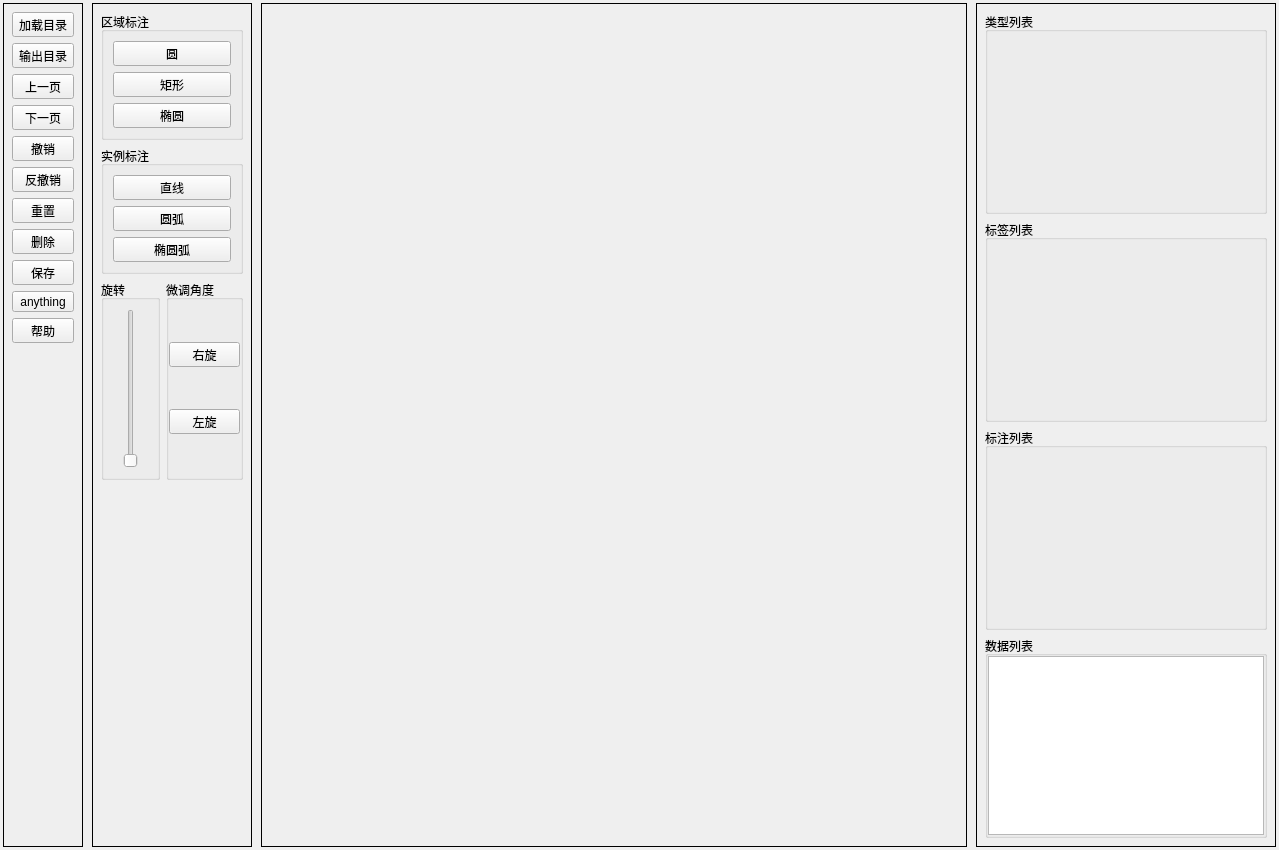
<?xml version="1.0" encoding="UTF-8"?>
<ui version="4.0">
 <class>SNet</class>
 <widget class="QWidget" name="SNet">
  <property name="geometry">
   <rect>
    <x>0</x>
    <y>0</y>
    <width>1279</width>
    <height>850</height>
   </rect>
  </property>
  <property name="windowTitle">
   <string>Form</string>
  </property>
  <layout class="QHBoxLayout" name="horizontalLayout">
   <property name="spacing">
    <number>9</number>
   </property>
   <property name="leftMargin">
    <number>3</number>
   </property>
   <property name="topMargin">
    <number>3</number>
   </property>
   <property name="rightMargin">
    <number>3</number>
   </property>
   <property name="bottomMargin">
    <number>3</number>
   </property>
   <item>
    <widget class="QWidget" name="widget" native="true">
     <property name="sizePolicy">
      <sizepolicy hsizetype="Maximum" vsizetype="Preferred">
       <horstretch>0</horstretch>
       <verstretch>0</verstretch>
      </sizepolicy>
     </property>
     <property name="minimumSize">
      <size>
       <width>80</width>
       <height>0</height>
      </size>
     </property>
     <property name="maximumSize">
      <size>
       <width>80</width>
       <height>16777215</height>
      </size>
     </property>
     <property name="styleSheet">
      <string notr="true">#widget{
 border:1px solid black;
}
</string>
     </property>
     <layout class="QVBoxLayout" name="verticalLayout">
      <item>
       <widget class="QToolButton" name="pushButton">
        <property name="text">
         <string>加载目录</string>
        </property>
       </widget>
      </item>
      <item>
       <widget class="QToolButton" name="pushButton_11">
        <property name="text">
         <string>输出目录</string>
        </property>
       </widget>
      </item>
      <item>
       <widget class="QToolButton" name="pushButton_9">
        <property name="sizePolicy">
         <sizepolicy hsizetype="Expanding" vsizetype="Fixed">
          <horstretch>0</horstretch>
          <verstretch>0</verstretch>
         </sizepolicy>
        </property>
        <property name="text">
         <string>上一页</string>
        </property>
       </widget>
      </item>
      <item>
       <widget class="QToolButton" name="pushButton_12">
        <property name="sizePolicy">
         <sizepolicy hsizetype="Expanding" vsizetype="Fixed">
          <horstretch>0</horstretch>
          <verstretch>0</verstretch>
         </sizepolicy>
        </property>
        <property name="text">
         <string>下一页</string>
        </property>
       </widget>
      </item>
      <item>
       <widget class="QToolButton" name="pushButton_2">
        <property name="sizePolicy">
         <sizepolicy hsizetype="Expanding" vsizetype="Fixed">
          <horstretch>0</horstretch>
          <verstretch>0</verstretch>
         </sizepolicy>
        </property>
        <property name="text">
         <string>撤销</string>
        </property>
       </widget>
      </item>
      <item>
       <widget class="QToolButton" name="pushButton_3">
        <property name="sizePolicy">
         <sizepolicy hsizetype="Expanding" vsizetype="Fixed">
          <horstretch>0</horstretch>
          <verstretch>0</verstretch>
         </sizepolicy>
        </property>
        <property name="text">
         <string>反撤销</string>
        </property>
       </widget>
      </item>
      <item>
       <widget class="QToolButton" name="pushButton_4">
        <property name="sizePolicy">
         <sizepolicy hsizetype="Expanding" vsizetype="Fixed">
          <horstretch>0</horstretch>
          <verstretch>0</verstretch>
         </sizepolicy>
        </property>
        <property name="text">
         <string>重置</string>
        </property>
       </widget>
      </item>
      <item>
       <widget class="QToolButton" name="pushButton_15">
        <property name="sizePolicy">
         <sizepolicy hsizetype="Expanding" vsizetype="Fixed">
          <horstretch>0</horstretch>
          <verstretch>0</verstretch>
         </sizepolicy>
        </property>
        <property name="text">
         <string>删除</string>
        </property>
       </widget>
      </item>
      <item>
       <widget class="QToolButton" name="pushButton_16">
        <property name="sizePolicy">
         <sizepolicy hsizetype="Expanding" vsizetype="Fixed">
          <horstretch>0</horstretch>
          <verstretch>0</verstretch>
         </sizepolicy>
        </property>
        <property name="text">
         <string>保存</string>
        </property>
       </widget>
      </item>
      <item>
       <widget class="QToolButton" name="pushButton_20">
        <property name="sizePolicy">
         <sizepolicy hsizetype="Expanding" vsizetype="Fixed">
          <horstretch>0</horstretch>
          <verstretch>0</verstretch>
         </sizepolicy>
        </property>
        <property name="text">
         <string>anything</string>
        </property>
       </widget>
      </item>
      <item>
       <widget class="QToolButton" name="pushButton_18">
        <property name="sizePolicy">
         <sizepolicy hsizetype="Expanding" vsizetype="Fixed">
          <horstretch>0</horstretch>
          <verstretch>0</verstretch>
         </sizepolicy>
        </property>
        <property name="text">
         <string>帮助</string>
        </property>
       </widget>
      </item>
      <item>
       <spacer name="verticalSpacer_2">
        <property name="orientation">
         <enum>Qt::Vertical</enum>
        </property>
        <property name="sizeHint" stdset="0">
         <size>
          <width>20</width>
          <height>723</height>
         </size>
        </property>
       </spacer>
      </item>
     </layout>
    </widget>
   </item>
   <item>
    <widget class="QWidget" name="widget_2" native="true">
     <property name="sizePolicy">
      <sizepolicy hsizetype="Maximum" vsizetype="Preferred">
       <horstretch>0</horstretch>
       <verstretch>0</verstretch>
      </sizepolicy>
     </property>
     <property name="minimumSize">
      <size>
       <width>160</width>
       <height>0</height>
      </size>
     </property>
     <property name="maximumSize">
      <size>
       <width>160</width>
       <height>16777215</height>
      </size>
     </property>
     <property name="styleSheet">
      <string notr="true">#widget_2{
 border:1px solid black;
}</string>
     </property>
     <layout class="QVBoxLayout" name="verticalLayout_5">
      <item>
       <widget class="QGroupBox" name="groupBox_5">
        <property name="title">
         <string>区域标注</string>
        </property>
        <layout class="QVBoxLayout" name="verticalLayout_7">
         <property name="leftMargin">
          <number>9</number>
         </property>
         <property name="topMargin">
          <number>9</number>
         </property>
         <item>
          <widget class="QToolButton" name="pushButton_8">
           <property name="sizePolicy">
            <sizepolicy hsizetype="Expanding" vsizetype="Fixed">
             <horstretch>0</horstretch>
             <verstretch>0</verstretch>
            </sizepolicy>
           </property>
           <property name="text">
            <string>圆</string>
           </property>
          </widget>
         </item>
         <item>
          <widget class="QToolButton" name="pushButton_6">
           <property name="sizePolicy">
            <sizepolicy hsizetype="Expanding" vsizetype="Fixed">
             <horstretch>0</horstretch>
             <verstretch>0</verstretch>
            </sizepolicy>
           </property>
           <property name="text">
            <string>矩形</string>
           </property>
          </widget>
         </item>
         <item>
          <widget class="QToolButton" name="pushButton_7">
           <property name="sizePolicy">
            <sizepolicy hsizetype="Expanding" vsizetype="Fixed">
             <horstretch>0</horstretch>
             <verstretch>0</verstretch>
            </sizepolicy>
           </property>
           <property name="text">
            <string>椭圆</string>
           </property>
          </widget>
         </item>
        </layout>
       </widget>
      </item>
      <item>
       <widget class="QGroupBox" name="groupBox_8">
        <property name="title">
         <string>实例标注</string>
        </property>
        <layout class="QVBoxLayout" name="verticalLayout_4">
         <item>
          <widget class="QToolButton" name="pushButton_5">
           <property name="sizePolicy">
            <sizepolicy hsizetype="MinimumExpanding" vsizetype="Fixed">
             <horstretch>0</horstretch>
             <verstretch>0</verstretch>
            </sizepolicy>
           </property>
           <property name="text">
            <string>直线</string>
           </property>
          </widget>
         </item>
         <item>
          <widget class="QToolButton" name="pushButton_10">
           <property name="sizePolicy">
            <sizepolicy hsizetype="MinimumExpanding" vsizetype="Fixed">
             <horstretch>0</horstretch>
             <verstretch>0</verstretch>
            </sizepolicy>
           </property>
           <property name="text">
            <string>圆弧</string>
           </property>
          </widget>
         </item>
         <item>
          <widget class="QToolButton" name="pushButton_17">
           <property name="sizePolicy">
            <sizepolicy hsizetype="MinimumExpanding" vsizetype="Fixed">
             <horstretch>0</horstretch>
             <verstretch>0</verstretch>
            </sizepolicy>
           </property>
           <property name="text">
            <string>椭圆弧</string>
           </property>
          </widget>
         </item>
        </layout>
       </widget>
      </item>
      <item>
       <layout class="QHBoxLayout" name="horizontalLayout_2">
        <item>
         <widget class="QGroupBox" name="groupBox_6">
          <property name="sizePolicy">
           <sizepolicy hsizetype="Preferred" vsizetype="Expanding">
            <horstretch>0</horstretch>
            <verstretch>0</verstretch>
           </sizepolicy>
          </property>
          <property name="minimumSize">
           <size>
            <width>0</width>
            <height>200</height>
           </size>
          </property>
          <property name="maximumSize">
           <size>
            <width>16777215</width>
            <height>200</height>
           </size>
          </property>
          <property name="title">
           <string>旋转</string>
          </property>
          <layout class="QHBoxLayout" name="horizontalLayout_7">
           <property name="leftMargin">
            <number>0</number>
           </property>
           <property name="topMargin">
            <number>9</number>
           </property>
           <property name="rightMargin">
            <number>0</number>
           </property>
           <item>
            <spacer name="horizontalSpacer_2">
             <property name="orientation">
              <enum>Qt::Horizontal</enum>
             </property>
             <property name="sizeHint" stdset="0">
              <size>
               <width>40</width>
               <height>20</height>
              </size>
             </property>
            </spacer>
           </item>
           <item>
            <widget class="QSlider" name="verticalSlider">
             <property name="sizePolicy">
              <sizepolicy hsizetype="Fixed" vsizetype="Expanding">
               <horstretch>0</horstretch>
               <verstretch>200</verstretch>
              </sizepolicy>
             </property>
             <property name="orientation">
              <enum>Qt::Vertical</enum>
             </property>
            </widget>
           </item>
           <item>
            <spacer name="horizontalSpacer">
             <property name="orientation">
              <enum>Qt::Horizontal</enum>
             </property>
             <property name="sizeHint" stdset="0">
              <size>
               <width>40</width>
               <height>20</height>
              </size>
             </property>
            </spacer>
           </item>
          </layout>
         </widget>
        </item>
        <item>
         <widget class="QGroupBox" name="groupBox_7">
          <property name="title">
           <string>微调角度</string>
          </property>
          <layout class="QVBoxLayout" name="verticalLayout_3">
           <property name="spacing">
            <number>0</number>
           </property>
           <property name="leftMargin">
            <number>0</number>
           </property>
           <property name="topMargin">
            <number>0</number>
           </property>
           <property name="rightMargin">
            <number>0</number>
           </property>
           <property name="bottomMargin">
            <number>0</number>
           </property>
           <item>
            <widget class="QToolButton" name="pushButton_13">
             <property name="sizePolicy">
              <sizepolicy hsizetype="Preferred" vsizetype="Fixed">
               <horstretch>0</horstretch>
               <verstretch>0</verstretch>
              </sizepolicy>
             </property>
             <property name="text">
              <string>右旋</string>
             </property>
            </widget>
           </item>
           <item>
            <widget class="QToolButton" name="pushButton_14">
             <property name="sizePolicy">
              <sizepolicy hsizetype="Preferred" vsizetype="Fixed">
               <horstretch>0</horstretch>
               <verstretch>0</verstretch>
              </sizepolicy>
             </property>
             <property name="text">
              <string>左旋</string>
             </property>
            </widget>
           </item>
          </layout>
         </widget>
        </item>
       </layout>
      </item>
      <item>
       <spacer name="verticalSpacer">
        <property name="orientation">
         <enum>Qt::Vertical</enum>
        </property>
        <property name="sizeHint" stdset="0">
         <size>
          <width>20</width>
          <height>623</height>
         </size>
        </property>
       </spacer>
      </item>
     </layout>
    </widget>
   </item>
   <item>
    <widget class="QWidget" name="widget_3" native="true">
     <property name="sizePolicy">
      <sizepolicy hsizetype="MinimumExpanding" vsizetype="MinimumExpanding">
       <horstretch>0</horstretch>
       <verstretch>0</verstretch>
      </sizepolicy>
     </property>
     <property name="styleSheet">
      <string notr="true">#widget_3{
 border:1px solid black;
}</string>
     </property>
    </widget>
   </item>
   <item>
    <widget class="QWidget" name="widget_4" native="true">
     <property name="minimumSize">
      <size>
       <width>300</width>
       <height>0</height>
      </size>
     </property>
     <property name="maximumSize">
      <size>
       <width>300</width>
       <height>16777215</height>
      </size>
     </property>
     <property name="styleSheet">
      <string notr="true">#widget_4{
 border:1px solid black;
}
</string>
     </property>
     <layout class="QVBoxLayout" name="verticalLayout_8" stretch="1,1,1,1">
      <item>
       <widget class="QGroupBox" name="groupBox_4">
        <property name="title">
         <string>类型列表</string>
        </property>
        <layout class="QHBoxLayout" name="horizontalLayout_3">
         <property name="spacing">
          <number>0</number>
         </property>
         <property name="leftMargin">
          <number>0</number>
         </property>
         <property name="topMargin">
          <number>0</number>
         </property>
         <property name="rightMargin">
          <number>0</number>
         </property>
         <property name="bottomMargin">
          <number>0</number>
         </property>
         <item>
          <widget class="QWidget" name="widget_8" native="true"/>
         </item>
         <item>
          <widget class="QWidget" name="widget_9" native="true"/>
         </item>
        </layout>
       </widget>
      </item>
      <item>
       <widget class="QGroupBox" name="groupBox_3">
        <property name="title">
         <string>标签列表</string>
        </property>
        <layout class="QHBoxLayout" name="horizontalLayout_6">
         <property name="spacing">
          <number>0</number>
         </property>
         <property name="leftMargin">
          <number>0</number>
         </property>
         <property name="topMargin">
          <number>0</number>
         </property>
         <property name="rightMargin">
          <number>0</number>
         </property>
         <property name="bottomMargin">
          <number>0</number>
         </property>
         <item>
          <widget class="QWidget" name="widget_5" native="true"/>
         </item>
        </layout>
       </widget>
      </item>
      <item>
       <widget class="QGroupBox" name="groupBox_2">
        <property name="title">
         <string>标注列表</string>
        </property>
        <layout class="QHBoxLayout" name="horizontalLayout_5">
         <property name="spacing">
          <number>0</number>
         </property>
         <property name="leftMargin">
          <number>0</number>
         </property>
         <property name="topMargin">
          <number>0</number>
         </property>
         <property name="rightMargin">
          <number>0</number>
         </property>
         <property name="bottomMargin">
          <number>0</number>
         </property>
         <item>
          <widget class="QWidget" name="widget_6" native="true"/>
         </item>
         <item>
          <widget class="QWidget" name="widget_7" native="true"/>
         </item>
        </layout>
       </widget>
      </item>
      <item>
       <widget class="QGroupBox" name="groupBox">
        <property name="title">
         <string>数据列表</string>
        </property>
        <layout class="QHBoxLayout" name="horizontalLayout_4">
         <property name="spacing">
          <number>0</number>
         </property>
         <property name="leftMargin">
          <number>0</number>
         </property>
         <property name="topMargin">
          <number>0</number>
         </property>
         <property name="rightMargin">
          <number>0</number>
         </property>
         <property name="bottomMargin">
          <number>0</number>
         </property>
         <item>
          <widget class="QListWidget" name="listWidget"/>
         </item>
        </layout>
       </widget>
      </item>
     </layout>
    </widget>
   </item>
  </layout>
 </widget>
 <resources/>
 <connections/>
</ui>
